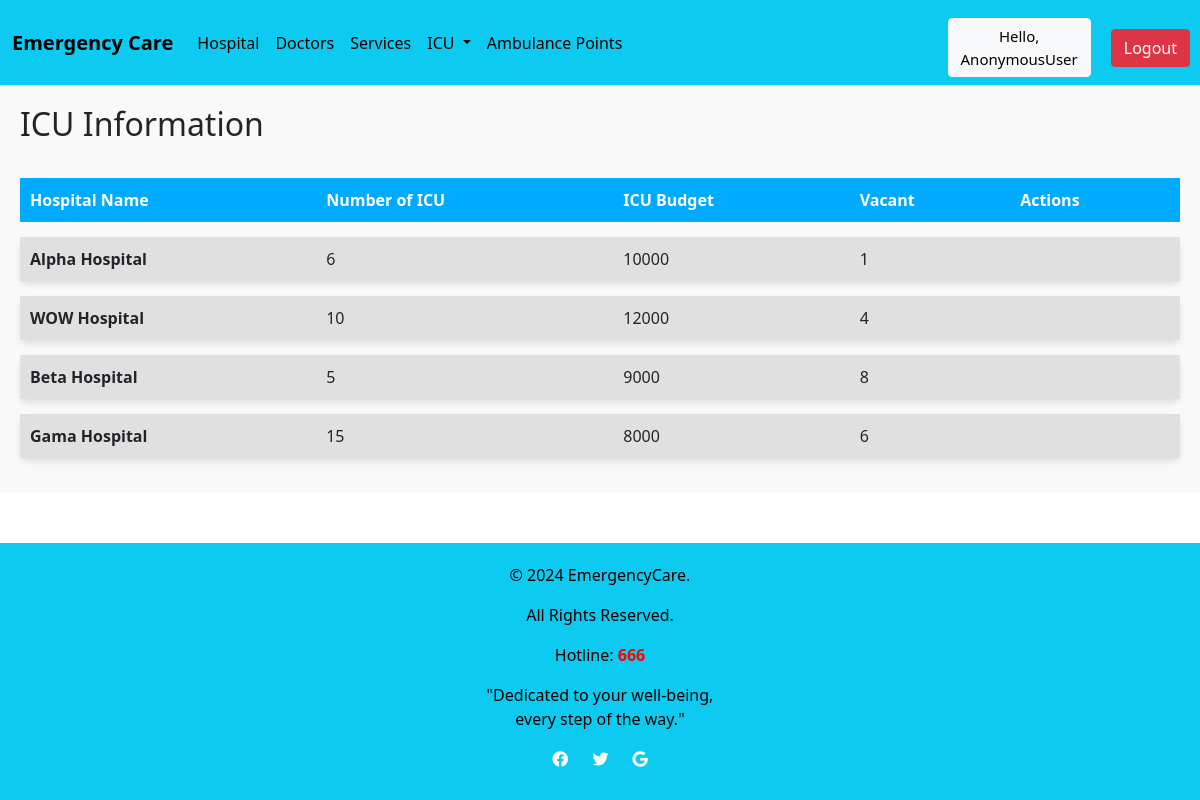
/ICUVacancy/, run on the app's committed database.
### emergencycare/models.py (models this page shows, shortened)
class ICUVacancy(models.Model):
    H_Name = models.ForeignKey(Hospital, on_delete=models.CASCADE)
    Number_of_ICU = models.IntegerField(blank=True, null=True)
    ICU_Budget = models.IntegerField(blank=True, null=True)
    Vacant = models.IntegerField(blank=True, null=True)

class Hospital(models.Model):
    H_ID = models.CharField(max_length=200)
    H_name = models.CharField(max_length=200)
    Area_name = models.ForeignKey(Location, on_delete=models.CASCADE)
    image = models.ImageField(upload_to='images/',blank=True, null=True, default='images/default.jpg')
    def __str__(self):
        return self.H_name

### emergencycare/views.py (the view)
# urls.py: path('ICUVacancy/',e_views.icuvac,name='ICUVacancy'),
def icuvac(request):
    icuvac = ICUVacancy.objects.all()
    context = {
        'icuvac': icuvac,
    }
    return render(request, template_name='ICUVacancy.html',context=context)

### templates/ICUVacancy.html (shortened to what this page needs)
{% extends 'Home.html' %}
{% block content %}
{% load static %}
<div style="padding: 20px; background-color: #f9f9f9;">
    <h2 style="margin-bottom: 20px;">ICU Information</h2>
    {% if icuvac %}
    <table style="width: 100%; border-collapse: separate; border-spacing: 0 15px;">
        <thead>
            <tr style="background-color: #00aaff; color: white; text-align: left; padding: 10px;">
                <th style="padding: 10px;">Hospital Name</th>
                <th style="padding: 10px;">Number of ICU</th>
                <th style="padding: 10px;">ICU Budget</th>
                <th style="padding: 10px;">Vacant</th>
                <th style="padding: 10px;">Actions</th>
            </tr>
        </thead>
        <tbody>
            {% for i in icuvac %}
            <tr style="background-color: #e0e0e0; box-shadow: 0px 4px 6px rgba(0, 0, 0, 0.1); border-radius: 8px; overflow: hidden;">
                <td style="padding: 10px; font-weight: bold;">{{ i.H_Name }}</td>
                <td style="padding: 10px;">{{ i.Number_of_ICU }}</td>
                <td style="padding: 10px;">{{ i.ICU_Budget }}</td>
                <td style="padding: 10px;">{{ i.Vacant }}</td>
                <td style="padding: 10px;">
                </td>
            </tr>
            {% endfor %}
        </tbody>
    </table>
    {% else %}
    <p>No ICU information found.</p>
    {% endif %}
</div>
{% endblock %}

### data on the page
ICUVacancy: H_Name "Alpha Hospital", Number_of_ICU "6", ICU_Budget "10000", Vacant "1"
ICUVacancy: H_Name "WOW Hospital", Number_of_ICU "10", ICU_Budget "12000", Vacant "4"
ICUVacancy: H_Name "Beta Hospital", Number_of_ICU "5", ICU_Budget "9000", Vacant "8"
ICUVacancy: H_Name "Gama Hospital", Number_of_ICU "15", ICU_Budget "8000", Vacant "6"

### other printed values
{{ request.user }} "AnonymousUser"
